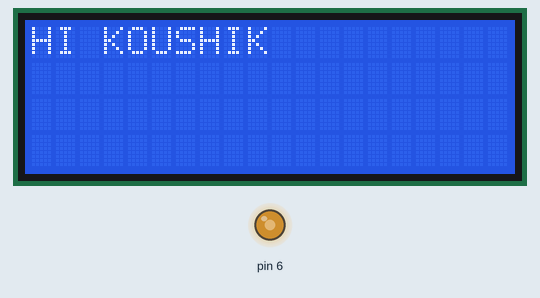
Recording of a sketch running on a simulated Arduino Uno, built with avr-gcc and run on an emulated ATmega328P. Shown: 20×4 character LCD, output pins drawn as LEDs (lit = HIGH).

Above: at 0.1 s.
At 1.1 s:
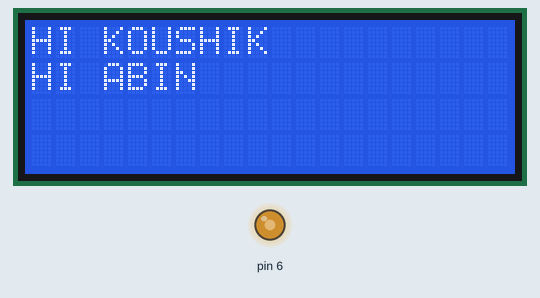
At 2.1 s:
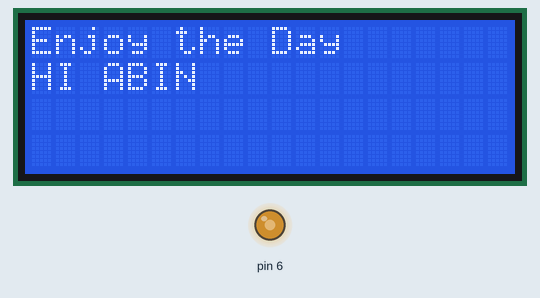
At 3.1 s:
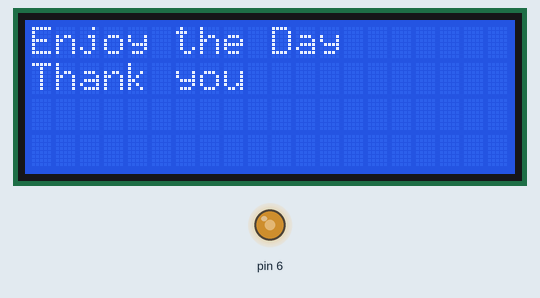

Measured:
- by itself, everything shown: repeats every 4.0 s, in 4 steps
- what the display in image 1 shows lasts 1.0 s, from 1.1 s to 2.1 s

The sketch:

LCD.ino
```cpp
/*LCD Pin  Arduino Pin
1 GND
2 5V
3 D6--->GND
4 D12
5 GND
6 D11
11  D5
12  D4
13  D3
14  D2
15  5V
16  GND*/
#include <LiquidCrystal.h>
int Contrast=145;
LiquidCrystal lcd(12, 11, 5, 4, 3, 2);

 void setup()
 {
    analogWrite(6,Contrast);
     lcd.begin(20, 4);
  }
     void loop()
 {
   lcd.clear();
   lcd.setCursor(0, 0);
   lcd.print("HI KOUSHIK");
   delay(1000);
   lcd.setCursor(0, 1);
   lcd.print("HI ABIN");
   delay(1000);
   lcd.setCursor(0, 0);

   //lcd.scrollDisplayLeft();//shifting data on LCD
   lcd.print("Enjoy the Day");
   delay(1000);
   lcd.setCursor(0, 1);
   lcd.print("Thank you");
   delay(1000);

 }
```
